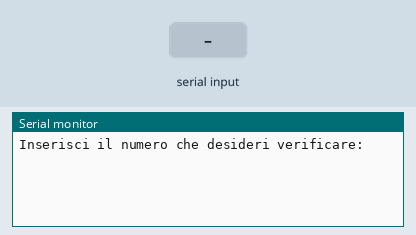
This sketch was run on a simulated Arduino Uno, built with avr-gcc and run on an emulated ATmega328P. Parts: the last lines printed to the serial monitor. The test bench sets the inputs (shaded band).

Above: at 1.2 s.
1.3 s: "90,45\n" received over Serial
At 2.1 s:
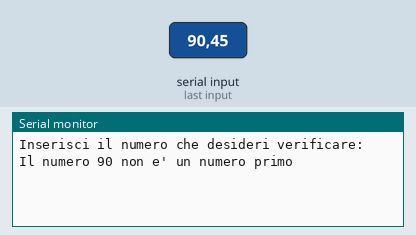
3.8 s: "5\n" received over Serial
At 4.6 s:
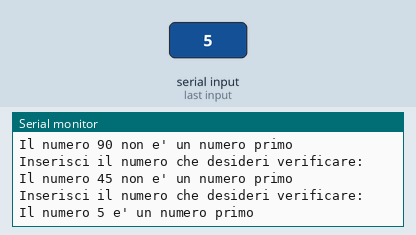

Measured:
- after the input at 1.3 s, the serial monitor: prints a new line at once (image 1)
- after the input at 3.8 s, the serial monitor: prints a new line at once (image 2)

The sketch:

Particular_Project_2.ino
```cpp
void setup() {
  Serial.begin(9600);
  Serial.println("Inserisci il numero che desideri verificare:");
}

void loop() {
  if (Serial.available()) {
    int numero=Serial.parseInt();

    if (isPrime(numero)) {
      Serial.print("Il numero ");
      Serial.print(numero);
      Serial.println(" e' un numero primo");
    }
    else {
      Serial.print("Il numero ");
      Serial.print(numero);
      Serial.println(" non e' un numero primo");
    }
    delay(1000);
    Serial.println("Inserisci il numero che desideri verificare:");
  }
}

bool isPrime(int numero) {
  if (numero<=1) {
    return false;
  }
  for (int i=2; i<=numero/2; ++i) {
    if (numero%i == 0) {
      return false;
    }
  }
  return true;
}
```
